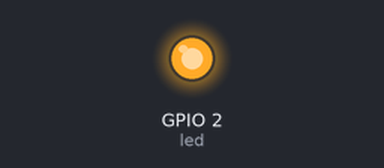
The program below on a simulated ESP32. Parts: output pins drawn as LEDs (lit = HIGH).

Above: at 1.0 s.
At 4.0 s:
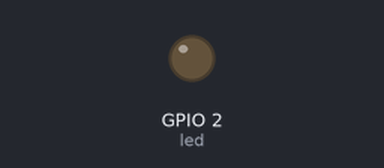
Timing chart, 0 to 4.6 s (numbered marks = the images above):
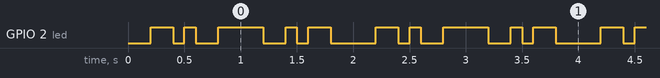

Measured:
- by itself, GPIO 2 (led): repeats every 2.0 s: LOW 0.10 s, HIGH 0.10 s, LOW 0.20 s, HIGH 0.40 s, LOW 0.20 s, HIGH 0.10 s, LOW 0.10 s, HIGH 0.20 s, LOW 0.40 s, HIGH 0.20 s
- by itself, everything shown: repeats every 2.0 s, in 10 steps

The program:

main.cpp
```cpp
#include <Arduino.h>
#define limit 50 // 设置阈值
const int led = 2;

void Touch_callback() // 触摸回调函数
{
  // 为空，只用来唤醒睡眠
}

void task1(void *pvParameters)
{
  for (;;) {
    digitalWrite(led, !digitalRead(led));
    vTaskDelay(200);
  }
}

void task2(void *pvParameters)
{
  for (;;) {
    digitalWrite(led, !digitalRead(led));
    vTaskDelay(500);
  }
}

void setup()
{
  pinMode(led, OUTPUT);
  // touchAttachInterrupt(T0, Touch_callback, limit);
  // esp_sleep_enable_touchpad_wakeup(); // 设置触摸唤醒
  xTaskCreate(task1, "task1", 1024, NULL, 1, NULL);
  // xTaskCreate(task2, "task2", 1024, NULL, 1, NULL);
  xTaskCreatePinnedToCore(task2, "task2", 1024, NULL, 1, NULL, 1);
}

void loop()
{
  // for (char i = 0; i < 10; i++)
  // {
  //   digitalWrite(led, HIGH);
  //   delay(250);
  //   digitalWrite(led, LOW);
  //   delay(250);
  // }
  // esp_deep_sleep_start(); // 进入睡眠模式
  vTaskDelete(NULL);
}
```
